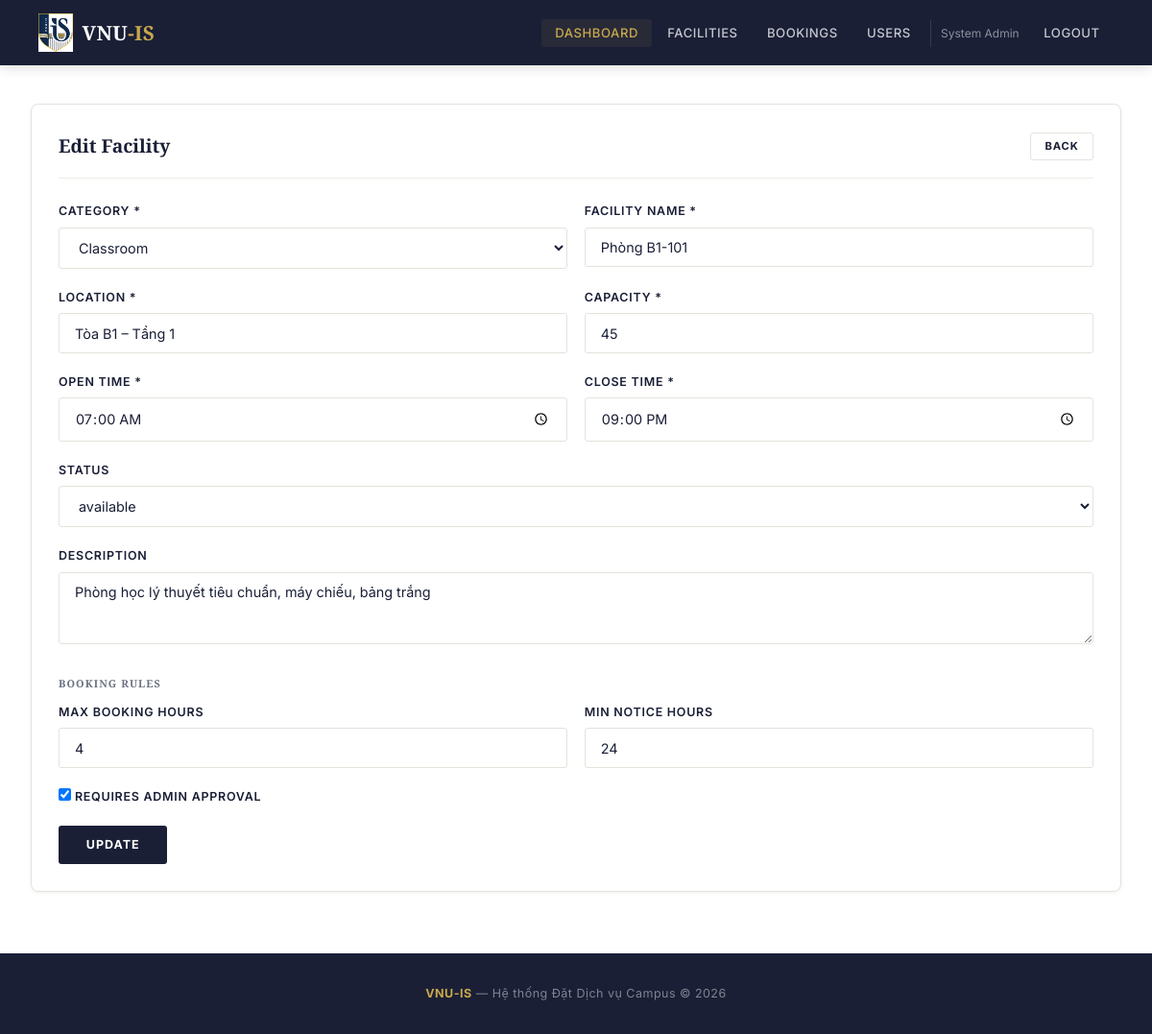
The page /admin/facility_form.php?id=1 (signed in) on the database its author committed.
### tables this page shows
CREATE TABLE facilities (
    facility_id INT AUTO_INCREMENT PRIMARY KEY,
    category_id INT NOT NULL,
    facility_name VARCHAR(150) NOT NULL,
    location VARCHAR(200) NOT NULL,
    capacity INT NOT NULL,
    open_time TIME NOT NULL,
    close_time TIME NOT NULL,
    facility_status ENUM('available', 'unavailable') NOT NULL DEFAULT 'available',
    description TEXT DEFAULT NULL,
    FOREIGN KEY (category_id) REFERENCES facility_categories(category_id),
    UNIQUE KEY unique_facility_location (facility_name, location)
);

CREATE TABLE facility_categories (
    category_id INT AUTO_INCREMENT PRIMARY KEY,
    category_name VARCHAR(100) NOT NULL UNIQUE,
    description VARCHAR(255) DEFAULT NULL
);

CREATE TABLE facility_rules (
    rule_id INT AUTO_INCREMENT PRIMARY KEY,
    facility_id INT NOT NULL UNIQUE,
    max_booking_hours INT NOT NULL DEFAULT 3,
    min_notice_hours INT NOT NULL DEFAULT 24,
    requires_approval TINYINT(1) NOT NULL DEFAULT 1,
    FOREIGN KEY (facility_id) REFERENCES facilities(facility_id) ON DELETE CASCADE
);

### config/database.php (called while the page is built, shortened)
<?php
function getDB(): PDO
{
    static $pdo = null;
    if ($pdo === null) {
        $pdo = new PDO(
            'mysql:host=' . DB_HOST . ';dbname=' . DB_NAME . ';charset=utf8mb4',
            DB_USER,
            DB_PASS,
            [
                PDO::ATTR_ERRMODE => PDO::ERRMODE_EXCEPTION,
                PDO::ATTR_DEFAULT_FETCH_MODE => PDO::FETCH_ASSOC,
            ]
        );
    }
    return $pdo;
}

### backend/core/Database.php (called while the page is built, shortened)
<?php
class Database
{
    private static ?PDO $connection = null;
    public static function getConnection(): PDO
    {
        if (self::$connection === null) {
            self::$connection = getDB();
        }
        return self::$connection;
    }
}

### backend/services/FacilityService.php (called while the page is built, shortened)
<?php
class FacilityService
{
    private FacilityModel $facilityModel;
    private FacilityCategoryModel $categoryModel;
    public function __construct()
    {
        $this->facilityModel = new FacilityModel();
        $this->categoryModel = new FacilityCategoryModel();
    }
    public function getCategoriesSimple(): array
    {
        return $this->categoryModel->findAllSimple();
    }
    public function getFacilityWithRule(int $id): ?array
    {
        return $this->facilityModel->findWithRule($id);
    }
}

### backend/models/BaseModel.php (called while the page is built, shortened)
<?php
abstract class BaseModel
{
    public function __construct()
    {
        $this->db = Database::getConnection();
    }
}

### backend/models/FacilityCategoryModel.php (called while the page is built, shortened)
<?php
class FacilityCategoryModel extends BaseModel
{
    public function findAllSimple(): array
    {
        return $this->db->query("SELECT * FROM facility_categories ORDER BY category_name")->fetchAll();
    }
}

### backend/models/FacilityModel.php (called while the page is built, shortened)
<?php
class FacilityModel extends BaseModel
{
    public function findWithRule(int $id): ?array
    {
        $stmt = $this->db->prepare("
            SELECT f.*, c.category_name, fr.max_booking_hours, fr.min_notice_hours, fr.requires_approval
            FROM facilities f
            INNER JOIN facility_categories c ON f.category_id = c.category_id
            LEFT JOIN facility_rules fr ON f.facility_id = fr.facility_id
            WHERE f.facility_id = ?
        ");
        $stmt->execute([$id]);
        return $stmt->fetch() ?: null;
    }
}

### backend/core/Helpers.php (called while the page is built, shortened)
<?php
function e(?string $value): string
{
    return htmlspecialchars($value ?? '', ENT_QUOTES, 'UTF-8');
}
function formatTime(?string $time): string
{
    return substr($time, 0, 5);
}

### admin/facility_form.php (the view, shortened to what this page needs)
<?php
$facilityService = new FacilityService();
$id = (int) ($_GET['id'] ?? 0);
$isEdit = $id > 0;
$f = [
    'category_id' => '', 'facility_name' => '', 'location' => '', 'capacity' => '',
    'open_time' => '08:00', 'close_time' => '17:00', 'facility_status' => 'available', 'description' => '',
    'max_booking_hours' => 3, 'min_notice_hours' => 24, 'requires_approval' => 1,
];
if ($isEdit) {
    $row = $facilityService->getFacilityWithRule($id);
    $f = $row;
    $f['open_time'] = formatTime($f['open_time']);
    $f['close_time'] = formatTime($f['close_time']);
}
$categories = $facilityService->getCategoriesSimple();
require_once __DIR__ . '/../includes/header.php';
?>
<div class="card">
    <div class="card-header">
        <h2><?= $isEdit ? 'Edit Facility' : 'Add Facility' ?></h2>
        <a href="/webfinal/admin/facilities.php" class="btn btn-secondary btn-sm">Back</a>
    </div>
    <form method="POST">
        <div class="form-row">
            <div class="form-group">
                <label>Category *</label>
                <select name="category_id" class="form-control" required>
                    <?php foreach ($categories as $c): ?>
                        <option value="<?= $c['category_id'] ?>" <?= ($f['category_id'] ?? '') == $c['category_id'] ? 'selected' : '' ?>><?= e($c['category_name']) ?></option>
                    <?php endforeach; ?>
                </select>
            </div>
            <div class="form-group">
                <label>Facility Name *</label>
                <input type="text" name="facility_name" class="form-control" value="<?= e($f['facility_name']) ?>" required>
            </div>
        </div>
        <div class="form-row">
            <div class="form-group">
                <label>Location *</label>
                <input type="text" name="location" class="form-control" value="<?= e($f['location']) ?>" required>
            </div>
            <div class="form-group">
                <label>Capacity *</label>
                <input type="number" name="capacity" class="form-control" value="<?= e($f['capacity']) ?>" min="1" required>
            </div>
        </div>
        <div class="form-row">
            <div class="form-group">
                <label>Open Time *</label>
                <input type="time" name="open_time" class="form-control" value="<?= e($f['open_time']) ?>" required>
            </div>
            <div class="form-group">
                <label>Close Time *</label>
                <input type="time" name="close_time" class="form-control" value="<?= e($f['close_time']) ?>" required>
            </div>
        </div>
        <div class="form-group">
            <label>Status</label>
            <select name="facility_status" class="form-control">
                <option value="available" <?= ($f['facility_status'] ?? '') === 'available' ? 'selected' : '' ?>>available</option>
            </select>
        </div>
        <div class="form-group">
            <label>Description</label>
            <textarea name="description" class="form-control" rows="3"><?= e($f['description'] ?? '') ?></textarea>
        </div>
        <h3 class="section-label">Booking Rules</h3>
        <div class="form-row">
            <div class="form-group">
                <label>Max Booking Hours</label>
                <input type="number" name="max_booking_hours" class="form-control" value="<?= e($f['max_booking_hours']) ?>" min="1">
            </div>
            <div class="form-group">
                <label>Min Notice Hours</label>
                <input type="number" name="min_notice_hours" class="form-control" value="<?= e($f['min_notice_hours']) ?>" min="0">
            </div>
        </div>
        <div class="form-group">
            <label><input type="checkbox" name="requires_approval" value="1" <?= ($f['requires_approval'] ?? 0) ? 'checked' : '' ?>> Requires Admin Approval</label>
        </div>
        <button type="submit" class="btn btn-primary"><?= $isEdit ? 'Update' : 'Create' ?></button>
    </form>
</div>
<?php require_once __DIR__ . '/../includes/footer.php'; ?>

### assets/css/style.css (style rules this page uses)
:root { --navy: #1a1f36; --navy-hover: #0f1220; --gold: #c9a84c; --gold-light: #e8c97a; --white: #ffffff; --cream: #f8f6f2; --bg: #f5f5f0; --text: #1a1f36; --text-muted: #6b7280; --text-light: #9ca3af; --border: #e5e2db; --border-light:#f0ede8; --success: #2d6a4f; --danger: #c0392b; --warning: #d97706; --shadow-sm: 0 1px 4px rgba(26,31,54,0.06); --shadow: 0 4px 24px rgba(26,31,54,0.10); --shadow-lg: 0 12px 48px rgba(26,31,54,0.14); --radius: 4px; --radius-sm: 3px; --radius-lg: 8px; }
* { margin: 0; padding: 0; box-sizing: border-box; }
body { font-family: 'Inter', -apple-system, sans-serif; background: var(--white); color: var(--text); line-height: 1.6; min-height: 100vh; display: flex; flex-direction: column; -webkit-font-smoothing: antialiased; }
a { color: var(--navy); text-decoration: none; transition: color 0.2s; }
h1, h2, h3 { font-family: 'Playfair Display', serif; }
.card { background: var(--white); border-radius: var(--radius-lg); padding: 1.75rem; margin-bottom: 1.5rem; border: 1px solid var(--border); box-shadow: var(--shadow-sm); }
.card-header { display: flex; align-items: center; justify-content: space-between; margin-bottom: 1.5rem; padding-bottom: 1.1rem; border-bottom: 1px solid var(--border-light); }
.card-header h2 { font-family: 'Playfair Display', serif; font-size: 1.2rem; font-weight: 700; color: var(--text); }
.btn { display: inline-flex; align-items: center; justify-content: center; padding: 0.7rem 1.8rem; border-radius: var(--radius-sm); font-size: 0.78rem; font-weight: 700; font-family: inherit; cursor: pointer; border: none; transition: all 0.2s; line-height: 1.4; text-decoration: none !important; letter-spacing: 0.08em; text-transform: uppercase; }
.btn-primary { background: var(--navy); color: var(--white); }
.btn-secondary { background: var(--white); color: var(--text); border: 1px solid var(--border); }
.btn-sm { padding: 0.35rem 0.9rem; font-size: 0.7rem; }
.form-group { margin-bottom: 1.25rem; }
.form-group label { display: block; margin-bottom: 0.4rem; font-weight: 600; color: var(--text); font-size: 0.78rem; text-transform: uppercase; letter-spacing: 0.06em; }
.form-control { width: 100%; padding: 0.7rem 1rem; border: 1px solid var(--border); border-radius: var(--radius-sm); font-size: 0.9rem; font-family: inherit; transition: border-color 0.2s, box-shadow 0.2s; background: var(--white); color: var(--text); }
.form-row { display: grid; grid-template-columns: 1fr 1fr; gap: 1.1rem; }
.section-label { font-size: 0.68rem; font-weight: 700; color: var(--text-muted); text-transform: uppercase; letter-spacing: 0.1em; margin: 1.5rem 0 0.75rem; }

### rows shown on the page
facilities: category_id "Classroom", facility_name "Phòng B1-101", location "Tòa B1 – Tầng 1", capacity "45", facility_status "available", description "Phòng học lý thuyết tiêu chuẩn, máy chiếu, bảng trắng", max_booking_hours "4", min_notice_hours "24"
facility_rules: requires_approval "☑"

### other values the page prints
$_SESSION['full_name'] "System Admin"
